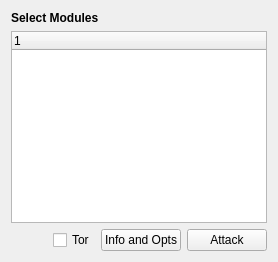
          <widget class="QWidget" name="moduleTab">
           <attribute name="icon">
            <iconset>
             <normaloff>icons/attacks.png</normaloff>icons/attacks.png</iconset>
           </attribute>
           <attribute name="title">
            <string>Attacks</string>
           </attribute>
           <layout class="QVBoxLayout" name="moduleLayout">
            <item>
             <widget class="QLabel" name="moduleLabel">
              <property name="sizePolicy">
               <sizepolicy hsizetype="Preferred" vsizetype="Fixed">
                <horstretch>0</horstretch>
                <verstretch>0</verstretch>
               </sizepolicy>
              </property>
              <property name="text">
               <string>&lt;html&gt;&lt;head/&gt;&lt;body&gt;&lt;p&gt;&lt;span style=&quot; font-weight:600;&quot;&gt;Select Modules&lt;/span&gt;&lt;/p&gt;&lt;/body&gt;&lt;/html&gt;</string>
              </property>
             </widget>
            </item>
            <item>
             <layout class="QHBoxLayout" name="moduleLayout_1">
              <item>
               <widget class="QTreeWidget" name="treeView">
                <property name="sizePolicy">
                 <sizepolicy hsizetype="Expanding" vsizetype="Expanding">
                  <horstretch>1</horstretch>
                  <verstretch>1</verstretch>
                 </sizepolicy>
                </property>
                <column>
                 <property name="text">
                  <string notr="true">1</string>
                 </property>
                </column>
               </widget>
              </item>
             </layout>
            </item>
            <item>
             <layout class="QHBoxLayout" name="horizontalLayout_3">
              <item>
               <spacer name="horizontalSpacer_5">
                <property name="orientation">
                 <enum>Qt::Horizontal</enum>
                </property>
                <property name="sizeHint" stdset="0">
                 <size>
                  <width>40</width>
                  <height>20</height>
                 </size>
                </property>
               </spacer>
              </item>
              <item>
               <widget class="QCheckBox" name="torBox">
                <property name="text">
                 <string>Tor</string>
                </property>
               </widget>
              </item>
              <item>
               <widget class="QPushButton" name="optsButton">
                <property name="text">
                 <string>Info and Opts</string>
                </property>
               </widget>
              </item>
              <item>
               <widget class="QPushButton" name="attackButton">
                <property name="text">
                 <string>Attack</string>
                </property>
                <property name="icon">
                 <iconset>
                  <normaloff>icons/tidos.png</normaloff>icons/tidos.png</iconset>
                </property>
               </widget>
              </item>
             </layout>
            </item>
           </layout>
          </widget>
